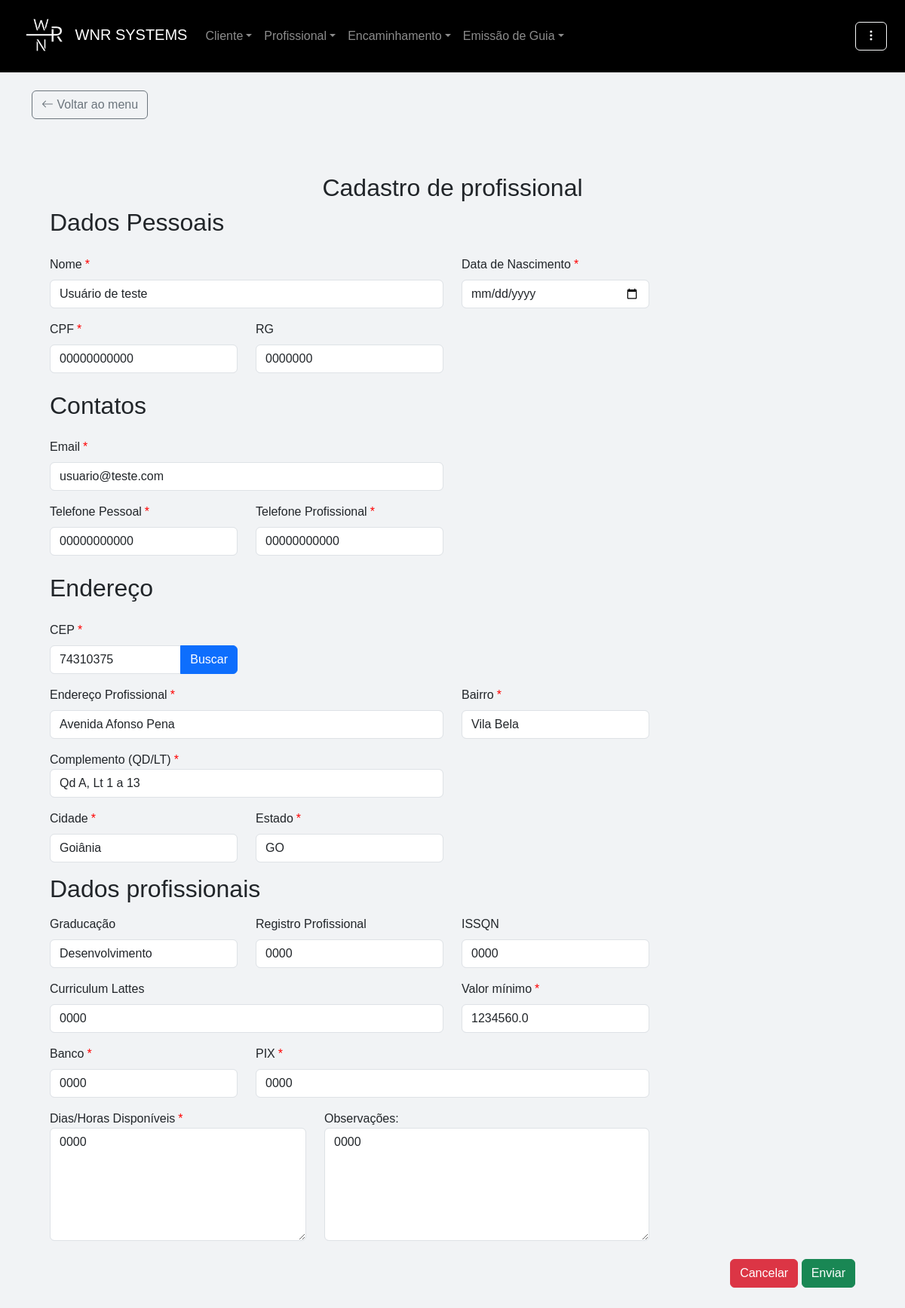
Page /editar_profissional/1 (signed in) on the committed database.
### app/models.py (models this page shows)
class Profissional(db.Model):
    __tablename__ = "profissionais"
    id = db.Column(db.Integer, primary_key=True)
    nome                            = db.Column(db.String(255), nullable=False)
    cpf                             = db.Column(db.String(14), unique=True, nullable=False)
    email                           = db.Column(db.String(255))
    data_nascimento                 = db.Column(db.DateTime)
    bairro                          = db.Column(db.String)
    banco                           = db.Column(db.String)
    cep                             = db.Column(db.String)
    cidade                          = db.Column(db.String)
    complemento                     = db.Column(db.String)
    graduacao                       = db.Column(db.String)
    issqn                           = db.Column(db.String)
    fone_pessoal                    = db.Column(db.String)
    fone_profissional               = db.Column(db.String)
    curriculum_lattes               = db.Column(db.String)
    dias_horas_disponiveis          = db.Column(db.String)
    endereco_profissional           = db.Column(db.String)
    estado                          = db.Column(db.String)
    observacoes                     = db.Column(db.String)
    pix                             = db.Column(db.String)
    registro_profissional           = db.Column(db.String)
    rg                              = db.Column(db.String(11), unique=True, nullable=False)
    valor_minimo                    = db.Column(db.Float)
    data_cadastro                   = db.Column(db.DateTime, default=db.func.current_timestamp())
    encaminhamentos = db.relationship("Encaminhamento", back_populates="profissional", cascade="all, delete-orphan")
    guias = db.relationship("Guia", back_populates="profissional", cascade="all, delete-orphan")

### app/routes/profissional/profissional.py (the view, shortened to what this page needs)
@professional_bp.route('/editar_profissional/<int:id>', methods=['GET', 'POST'])
@required_login
@role_required('atendimento', 'financeiro', 'admin')
def editar_profissional(id):
    profissional = Profissional.query.get_or_404(id)
    return render_template('profissional/form_edit.html', profissional=profissional)

### app/__init__.py (called while the page is built)
@login_manager.user_loader
def load_user(id):
    return Usuario.query.get(int(id))

### app/utils/login_required.py (called while the page is built)
def required_login(f):
    @wraps(f)
    def decorated_function(*args, **kwargs):
        if 'user_id' not in session:
            return redirect(url_for('auth_bp.login'))
        return f(*args, **kwargs)
    return decorated_function

### app/templates/profissional/form_edit.html (shortened to what this page needs)
{% extends 'base.html' %}
{% block content %}
<div class="container mb-5 mt-4">
    <h2 class="text-center">Cadastro de profissional</h2>
    <form action="{{ url_for('professional_bp.editar_profissional', id=profissional.id)}}" method="POST">
        <div class="container">
            <h2 class="mb-4"> Dados Pessoais </h2>
            <div class="row mb-3">
                <div class="col-md-6">
                    <label for="nome" class="form-label">Nome<span class="required-star">*</span></label>
                    <input type="text" class="form-control" id="nome" name="nome" value="{{profissional.nome}}" >
                </div>
                <div class="col-md-3">
                    <label for="data_nascimento" class="form-label">Data de Nascimento<span class="required-star">*</span></label>
                    <input type="date" class="form-control" id=data_nascimento name="data_nascimento" value="{{profissional.data_nascimento}}" >
                </div>
            </div>
            <div class="row mb-3">
                <div class="col-md-3">
                    <label for="cpf" class="form-label">CPF<span class="required-star">*</span></label>
                    <input type="text" class="form-control" id="cpf" name="cpf" value="{{profissional.cpf}}" >
                </div>
                <div class="col-md-3">
                    <label for="rg" class="form-label">RG</label>
                    <input type="text" class="form-control" id="rg" name="rg" value="{{profissional.rg}}" >
                </div>
            </div>
            <h2 class="mb-4 mt-4">Contatos</h2>
            <div class="row mb-3">
                <div class="col-md-6">
                    <label for="email" class="form-label">Email<span class="required-star">*</span></label>
                    <input type="text" class="form-control" id="email" name="email" value="{{profissional.email}}" required>
                </div>
            </div>
            <div class="row mb-3">
                <div class="col-md-3">
                    <label for="fone_pessoal" class="form-label">Telefone Pessoal<span class="required-star">*</span></label>
                    <input type="text" class="form-control" id="fone_pessoal" name="fone_pessoal" value="{{profissional.fone_pessoal}}" required>
                </div>
                <div class="col-md-3">
                    <label for="fone_profissional" class="form-label">Telefone Profissional<span class="required-star">*</span></label>
                    <input type="text" class="form-control" id="fone_profissional" name="fone_profissional" value="{{profissional.fone_profissional}}" required >
                </div>
            </div>
            <h2 class="mb-4 mt-4">Endereço</h2>
            <div class="row mb-3">
                <div class="col-md-3">
                    <label for="cep" class="form-label">CEP<span class="required-star">*</span></label>
                    <div class="input-group">
                        <input type="text" id="cep" name="cep" class="form-control" value="{{ profissional.cep }}">
                        <button type="button" name="buscar_cep_btn" id="buscar_cep_btn" class="btn btn-primary" required onclick="buscarCep()">Buscar</button>
                    </div>
                </div>
            </div>
            <div class="row mb-3">
                <div class="col-md-6">
                    <label for="endereco_profissional" class="form-label">Endereço Profissional<span class="required-star">*</span></label>
                    <input type="text" class="form-control" id="endereco_profissional" name="endereco_profissional" required value="{{profissional.endereco_profissional}}" >
                </div>
                <div class="col-md-3">
                    <label for="bairro" class="form-label">Bairro<span class="required-star">*</span></label>
                    <input type="text" class="form-control" id="bairro" name="bairro" required value="{{profissional.bairro}}" >
                </div>
            </div>
            <div class="row mb-3">
                <div class="col-md-6">
                    <label for="complemento" class="custom-label">Complemento (QD/LT)<span class="required-star">*</span></label>
                    <input type="text" id="complemento" class="form-control" name="complemento" required value="{{profissional.complemento}}" >
                </div>
            </div>
            <div class="row mb-3">
                <div class="col-md-3">
                    <label for="cidade" class="form-label">Cidade<span class="required-star">*</span></label>
                    <input type="text" class="form-control" id="cidade" name="cidade" required value="{{profissional.cidade}}" >
                </div>
                <div class="col-md-3">
                    <label for="estado" class="form-label">Estado<span class="required-star">*</span></label>
                    <input type="text" class="form-control" id="estado" name="estado" required value="{{profissional.estado}}" >
                </div>
            </div>
            <h2 class="mb-3">Dados profissionais</h2>
            <div class="row mb-3">
                <div class="col-md-3">
                    <label for="graduacao" class="form-label">Graducação</label>
                    <input type="text" class="form-control" id="graduacao" name="graduacao" value="{{profissional.graduacao}}" >
                </div>
                <div class="col-md-3">
                    <label for="registro_profissional" class="form-label">Registro Profissional</label>
                    <input type="text" class="form-control" id="registro_profissional" name="registro_profissional" value="{{profissional.registro_profissional}}" >
                </div>
                <div class="col-md-3">
                    <label for="issqn" class="form-label">ISSQN</label>
                    <input type="text" class="form-control" id="issqn" name="issqn" value="{{profissional.issqn}}" >
                </div>
            </div>
            <div class="row mb-3">
                <div class="col-md-6">
                    <label for="curriculum_lattes" class="form-label">Curriculum Lattes</label>
                    <input type="text" class="form-control" id="curriculum_lattes" name="curriculum_lattes" value="{{profissional.curriculum_lattes}}" >
                </div>
                <div class="col-md-3">
                    <label for="valor_minimo" class="form-label">Valor mínimo<span class="required-star">*</span></label>
                    <input type="text" class="form-control" id="valor_minimo" name="valor_minimo" required value="{{profissional.valor_minimo}}" >
                </div>
            </div>
            <div class="row mb-3">
                <div class="col-md-3">
                    <label for="banco" class="form-label">Banco<span class="required-star">*</span></label>
                    <input type="text" class="form-control" id="banco" name="banco" required value="{{profissional.banco}}" >
                </div>
                <div class="col-md-6">
                    <label for="pix" class="form-label">PIX<span class="required-star">*</span></label>
                    <input type="text" class="form-control" id="pix" name="pix" required value="{{profissional.pix}}" >
                </div>
            </div>
            <div class="row mb-3">
                <div class="col-md-4">
                    <label for="dias_horas_disponiveis" class="custom-label">Dias/Horas Disponíveis<span class="required-star">*</span></label>
                    <textarea class="form-control" id="dias_horas_disponiveis" name="dias_horas_disponiveis" style="height: 150px;" required>{{profissional.dias_horas_disponiveis}}</textarea>
                </div>
                <div class="col-md-5">
                    <label for="observacoes" class="custom-label">Observações:</label>
                    <textarea class="form-control" id="observacoes" name="observacoes" style="height: 150px;">{{profissional.observacoes}}</textarea>
                </div>
            </div>
            <div class="row mt-4 mb-5">
                <div class="col-md-12 text-end">
                    <a href="{{ url_for('professional_bp.listar_profissional') }}" class="btn btn-danger">Cancelar</a>
                    <button type="submit" class="btn btn-success">Enviar</button>
                </div>
            </div>
        </div>
    </form>
</div>
{% endblock %}

### app/static/css/base.css (style rules this page uses)
body { display: flex; flex-direction: column; margin: 0; padding-top: 56px; font-family: Arial, sans-serif; background-color: #f1f3f5; }
.required-star { color: red; margin-left: 4px; }

### rows in the picture
Profissional: nome "Usuário de teste", cpf "00000000000", rg "0000000", email "usuario@teste.com", fone_pessoal "00000000000", fone_profissional "00000000000", cep "74310375", endereco_profissional "Avenida Afonso Pena", bairro "Vila Bela", complemento "Qd A, Lt 1 a 13", cidade "Goiânia", estado "GO", graduacao "Desenvolvimento", registro_profissional "0000", issqn "0000", curriculum_lattes "0000", valor_minimo "1234560.0", banco "0000", pix "0000", dias_horas_disponiveis "0000", observacoes "0000"
